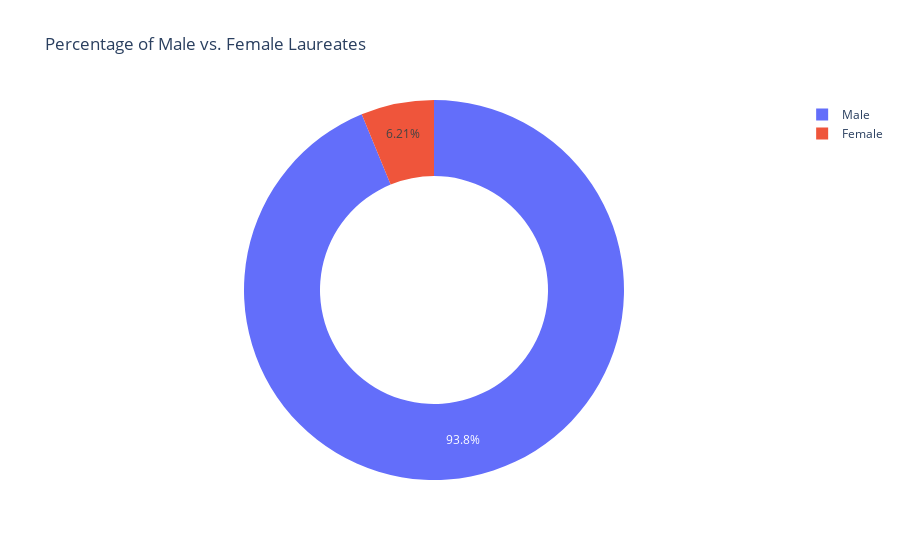

The notebook cell saved with this chart:
### Markdown cell above
# Plotly Donut Chart: Percentage of Male vs. Female Laureates

### Code cell
sex = df_data.sex.value_counts()
fig = px.pie(values=sex.values,
             names=sex.index,
             title='Percentage of Male vs. Female Laureates',
             hole=0.6)

fig.show()

### Figure 1 — Plotly figure (JSON) as saved in the notebook; plotly's stock layout.template omitted (floating-point values rounded to 4 significant figures)
{"data": [{"domain": {"x": [0, 1], "y": [0, 1]}, "hole": 0.6, "hovertemplate": "label=%{label}<br>value=%{value}<extra></extra>", "labels": ["Male", "Female"], "legendgroup": "", "name": "", "showlegend": true, "type": "pie", "values": [876, 58]}], "layout": {"legend": {"tracegroupgap": 0}, "title": {"text": "Percentage of Male vs. Female Laureates"}}}
